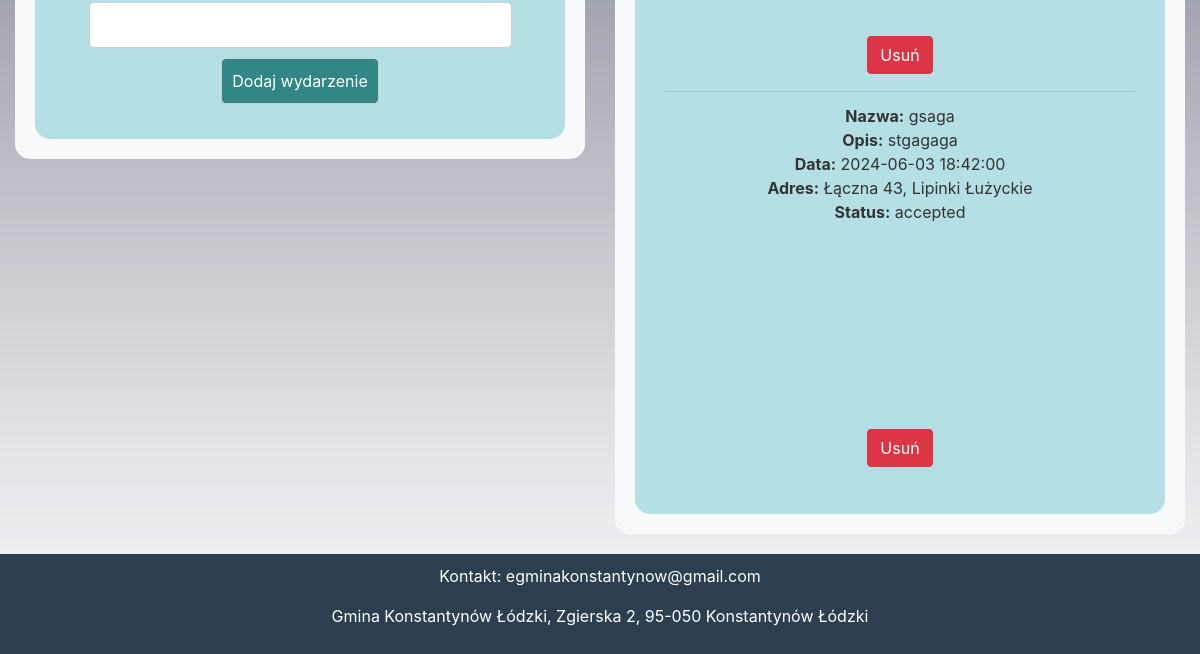
The app's page /events (signed in, lower part), older data.
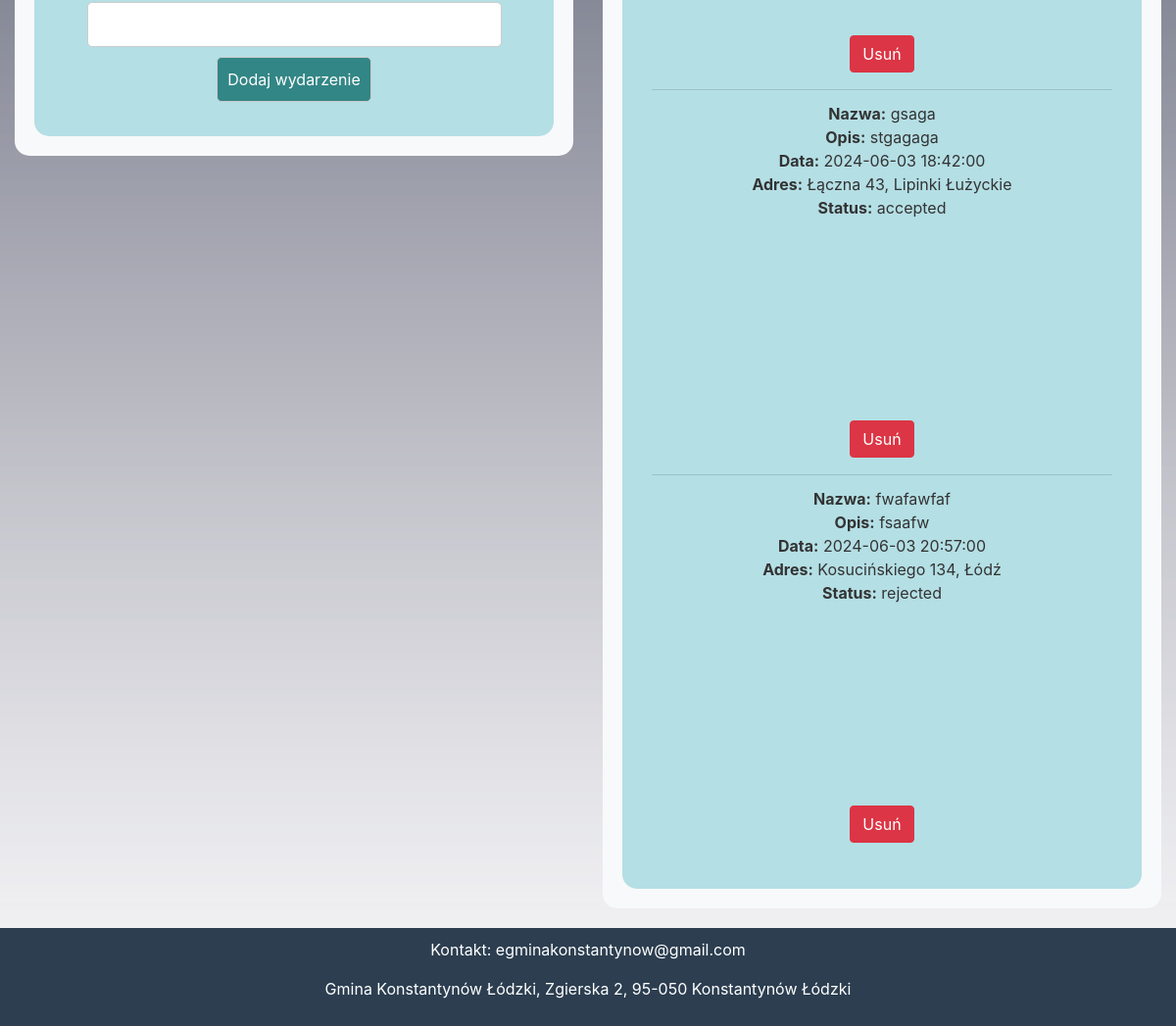
The same page, newer data.
### website/models.py (models this page shows)
class Event(db.Model):
    id = db.Column(db.Integer, primary_key=True)
    data = db.Column(db.String(10000))
    date = db.Column(db.DateTime(timezone=True), default=func.now())
    place = db.Column(db.String(150))
    name = db.Column(db.String(150))
    status = db.Column(db.String(50), default='pending')
    user_id = db.Column(db.Integer, db.ForeignKey('user.id'))
    user = db.relationship('User', back_populates='Events')

### website/views.py (the view, shortened to what this page needs)
@views.route('/events', methods=['GET', 'POST'])
@login_required
def event():
    if current_user.role=="admin":
        user_events = Event.query.order_by(Event.date.asc()).all()
    else:
        user_events = Event.query.filter(Event.user_id == current_user.id, Event.date >= datetime.now()).order_by(Event.date.asc()).all()
    return render_template('events.html', user=current_user, user_events=user_events)

### website/templates/events.html (shortened to what this page needs)
{% extends "base.html" %}
{% block content %}
<div class="row">
    <div class="col-md-6">
        <div class="container1">
            <div class="container_event">
                <form method="POST">
                    <label for="name">Nazwa:</label><br>
                    <input type="text" id="name" name="name" required><br>
                    <label for="data">Opis:</label><br>
                    <input type="text" id="data" name="data" required><br>
                    <label for="date">Data:</label><br>
                    <input type="datetime-local" id="date" name="date" required><br>
                    <label for="place">Adres:</label><br>
                    <input type="text" id="place" name="place" required><br>
                    <button type="submit">Dodaj wydarzenie</button>
                </form>
            </div>
        </div>
    </div>
    <div class="col-md-6">
        <div class="container2">
            <div class="container_event">
                <ul class="list-group list-group-flush" id="Events">
                    {% if user_events %}
                        {% for event in user_events %}
                            <li class="list-group-item">
                                <strong>Nazwa:</strong> {{ event.name }}<br>
                                <strong>Opis:</strong> {{ event.data }}<br>
                                <strong>Data:</strong> {{ event.date }}<br>
                                <strong>Adres:</strong> {{ event.place }}<br>
                                <strong>Status:</strong> {{ event.status }}<br>
                                <div id="map-{{ event.id }}" style="height: 200px;"></div>
                                <button type="button" class="btn btn-danger" onclick="deleteEvent({{ event.id }})">Usuń</button>
                            </li>
                        {% endfor %}
                    {% else %}
                        <p>Brak wydarzeń do wyświetlenia.</p>
                    {% endif %}
                </ul>
            </div>
        </div>
    </div>
</div>
{% endblock %}

Row changes from the older to the newer data that the page shows:
added Event: name "fwafawfaf", data "fsaafw", date "2024-06-03 20:57:00", place "Kosucińskiego 134, Łódź", status "rejected"
